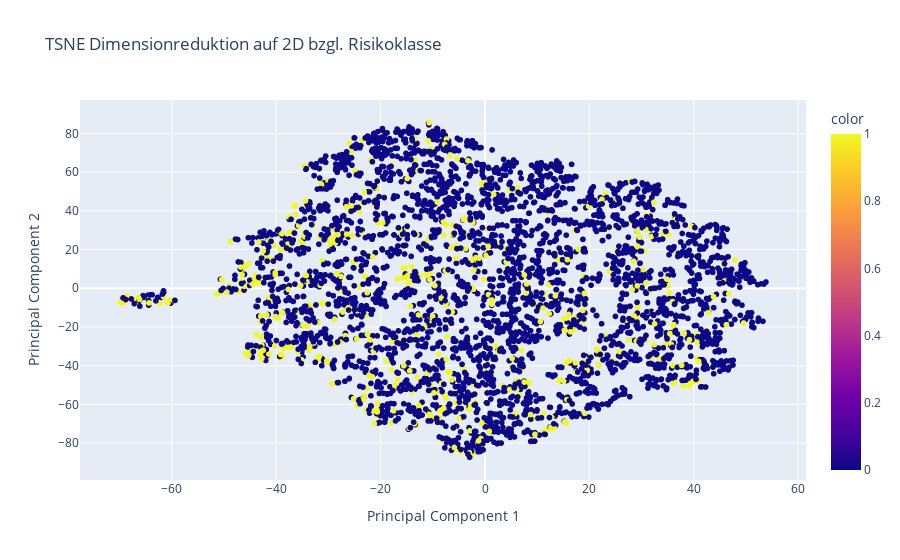

The notebook cell saved with this chart:
### Markdown cell above
### 2.2. t-Distributed Stochastic Neighbor Embedding (t-SNE)

### Code cell
from sklearn.manifold import TSNE

tsne = TSNE(n_components=2, random_state=1)
components = tsne.fit_transform(parameters)

fig = px.scatter(components, x=0, y=1, color=df[' Risikoklasse'], title='TSNE Dimensionreduktion auf 2D bzgl. Risikoklasse').update_layout(
    xaxis_title='Principal Component 1', yaxis_title='Principal Component 2')
fig.show()

### Figure 1 — Plotly figure (JSON) as saved in the notebook; plotly's stock layout.template omitted (floating-point values rounded to 4 significant figures; data arrays with more than 128 entries replaced by an {"elided": "..."} marker saying what was removed)
{"data": [{"hovertemplate": "0=%{x}<br>1=%{y}<br>color=%{marker.color}<extra></extra>", "legendgroup": "", "marker": {"color": {"elided": "3751 int values"}, "coloraxis": "coloraxis", "symbol": "circle"}, "mode": "markers", "name": "", "showlegend": false, "type": "scattergl", "x": {"elided": "3751 float values"}, "xaxis": "x", "y": {"elided": "3751 float values"}, "yaxis": "y"}], "layout": {"coloraxis": {"colorbar": {"title": {"text": "color"}}, "colorscale": [[0, "#0d0887"], [0.1111, "#46039f"], [0.2222, "#7201a8"], [0.3333, "#9c179e"], [0.4444, "#bd3786"], [0.5556, "#d8576b"], [0.6667, "#ed7953"], [0.7778, "#fb9f3a"], [0.8889, "#fdca26"], [1, "#f0f921"]]}, "legend": {"tracegroupgap": 0}, "title": {"text": "TSNE Dimensionreduktion auf 2D bzgl. Risikoklasse"}, "xaxis": {"anchor": "y", "domain": [0, 1], "title": {"text": "Principal Component 1"}}, "yaxis": {"anchor": "x", "domain": [0, 1], "title": {"text": "Principal Component 2"}}}}
